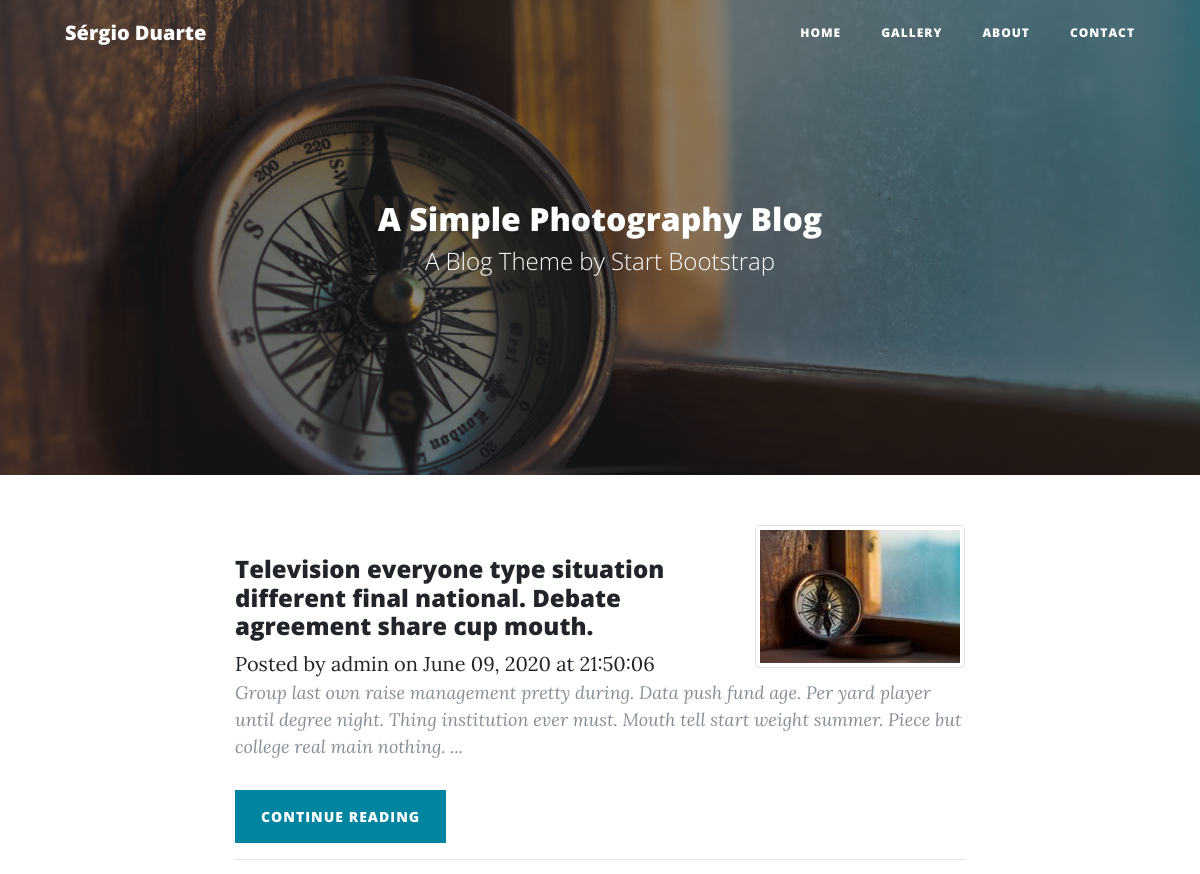
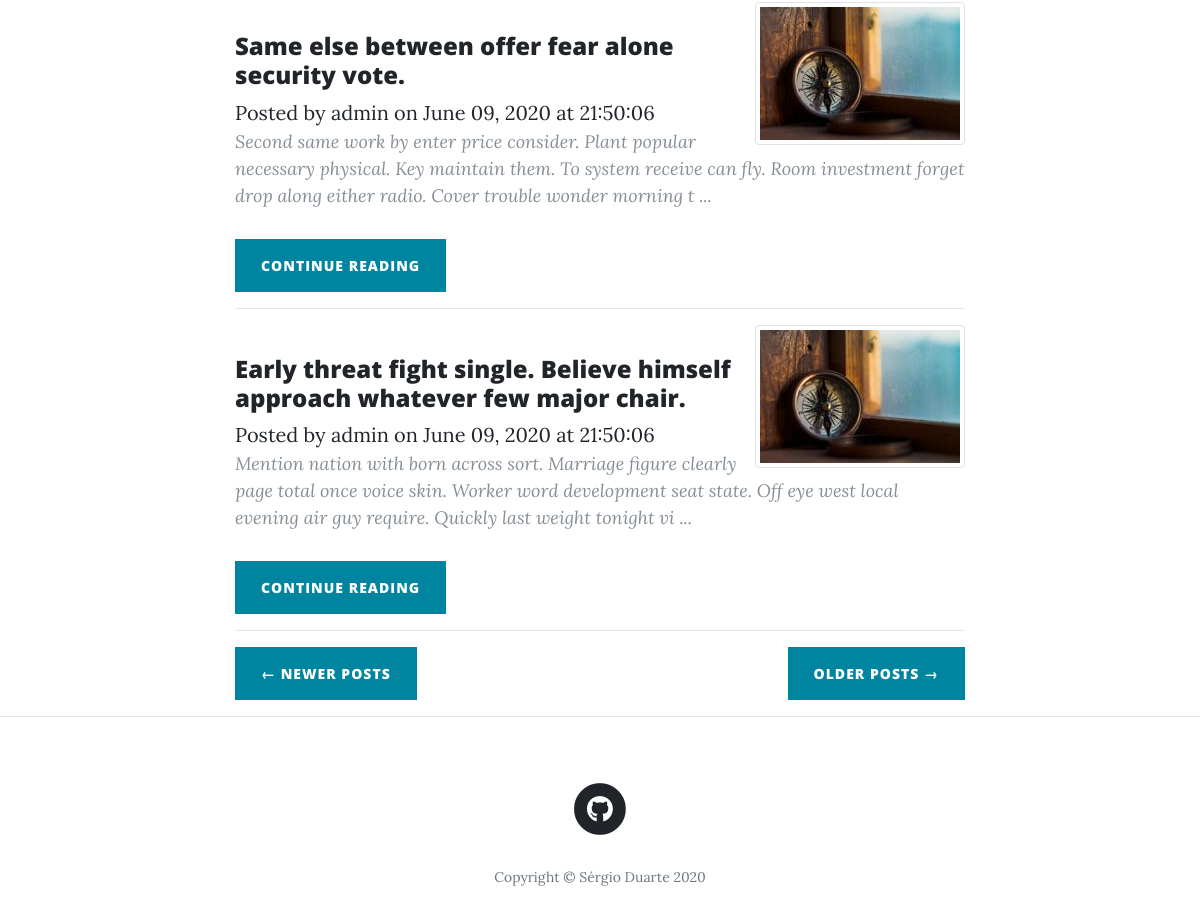
Screenshot of /?page=2 with the database file from the repository (2 pictures, top to bottom).
### main/models.py (models this page shows, shortened)
class Post(db.Model):
    __tablename__ = 'posts'
    id = db.Column(db.Integer, primary_key=True)
    title = db.Column(db.String(256), nullable=True)
    author_id = db.Column(db.Integer, db.ForeignKey('users.id'))
    author = db.relationship('User',backref='post',uselist=False)
    created_on = db.Column(db.DateTime, nullable=True)
    updated_on = db.Column(db.DateTime, nullable=True)
    image_caption = db.Column(db.String(256), nullable=True, default='')
    image_uri = db.Column(db.String(256), nullable=True, default='')
    text_raw = db.Column(db.Text, nullable=True)
    text_html = db.Column(db.Text, nullable=True)
    text_preview = db.Column(db.Text, nullable=True)

class User(UserMixin, db.Model):
    __tablename__ = 'users'
    posts = db.relationship('Post', backref='user')
    id = db.Column(db.Integer, primary_key=True)
    username = db.Column(db.String(64), unique=True, nullable=True)
    password_hash = db.Column(db.String(512), nullable=True)
    def __repr__(self):
        return '{}'.format(self.username)

### main/core/views.py (the view)
@core.route('/', methods=['POST','GET'])
def index():
    page = request.args.get('page', 1, type=int)
    posts = Post\
            .query\
            .filter_by(author_id=1)\
            .order_by(Post.created_on.desc()) \
            .paginate(page, 3, False)
    next_url = url_for('core.index', page=posts.next_num) \
        if posts.has_next else None
    prev_url = url_for('core.index', page=posts.prev_num) \
        if posts.has_prev else None
    return render_template('index.html', posts=posts,
                            next_url=next_url, prev_url=prev_url)

### main/core/templates/core/index.html
{% extends "base.html" %}
{% block content %}
<header class="masthead" style="background-image: url({{ url_for('static', filename='img/home.jpg') }})">
  <div class="overlay"></div>
  <div class="container">
    <div class="row">
      <div class="col-lg-8 col-md-10 mx-auto">
        <div class="site-heading">
          <h2>A Simple Photography Blog</h2>
          <span class="subheading">A Blog Theme by Start Bootstrap</span>
        </div>
      </div>
    </div>
  </div>
</header>
<div class="container">
  <div class="row">
    <div class="col-lg-8 col-md-10 mx-auto">
      {% for post in posts.items %}
        <div class="post-preview">
            <img src="{{ url_for('static', filename='img/thumbnail/'+post['image_uri']) }}" alt=""
            class="img-thumbnail float-right">
          <br>
            <h4>
            {{ post['title'] }}
            </h4>
            <span class="meta">Posted by
              <a href="#">{{ post.author }}</a>
              on {{ post.created_on.strftime('%B %d, %Y at %H:%M:%S') }}
            </span>
              <p class="post-meta">
                {{ post['text_preview'] }} ...
              </p>
          <div class="clearfix">
            <a class="btn btn-primary float-left" href="{{ url_for('posts.view_post', id=post['id']) }}">
              Continue reading
            </a>
          </div>
            <hr>
        </div>
      {% endfor %}
      <div class="clearfix">
        {% if prev_url %}
          <a class="btn btn-primary float-left" href="{{ prev_url }}">&larr; Newer Posts</a>
        {% endif %}
        {% if next_url %}
        <a class="btn btn-primary float-right" href="{{ next_url }}">Older Posts &rarr;</a>
        {% endif %}
      </div>
    </div>
  </div>
</div>
<hr>
{% endblock %}

### static/css/simple-sidebar.css (style rules this page uses)
body { overflow-x: hidden; }

### rows the page displays
Post: image_uri (picture), title "Television everyone type situation different final national. Debate agreement share cup mouth.", author "admin", created_on "June 09, 2020 at 21:50:06", text_preview "Group last own raise management pretty during. Data push fund age. Per yard player until degree night. Thing institution ever must. Mouth tell start weight summer. Piece but college real main nothing."
Post: image_uri (picture), title "Same else between offer fear alone security vote.", author "admin", created_on "June 09, 2020 at 21:50:06", text_preview "Second same work by enter price consider. Plant popular necessary physical. Key maintain them. To system receive can fly. Room investment forget drop along either radio. Cover trouble wonder morning t"
Post: image_uri (picture), title "Early threat fight single. Believe himself approach whatever few major chair.", author "admin", created_on "June 09, 2020 at 21:50:06", text_preview "Mention nation with born across sort. Marriage figure clearly page total once voice skin. Worker word development seat state. Off eye west local evening air guy require. Quickly last weight tonight vi"
